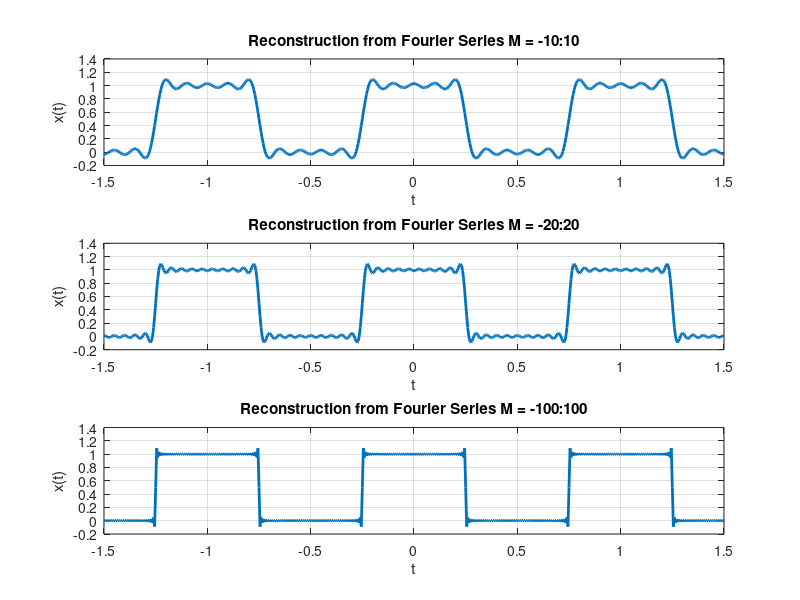

This figure's MATLAB source:
clc; clear all; close all
t = -1.5:0.005:1.5; %square wave duration
T = 1; %time period of square wave
T1 = 1/4; %duty cycle of square wave
w0 = 2*pi/T; %fundamental radian frequency of square wave
M = 10; %number of coefficients
k = -M:M; %2M+1 total coefficients to construct square wave
ak = sin(k*2*pi*(T1/T))./(k*pi);
ak(M+1) = 2*T1/T; % Manual correction for a0 ?> ak(M+1)
x = zeros(1,length(t));
for k = -M:M
x = x + ak(k+M+1)*exp(j*k*w0*t);
end
M = 20; %number of coefficients
k = -M:M; %2M+1 total coefficients to construct square wave
ak = sin(k*2*pi*(T1/T))./(k*pi);
ak(M+1) = 2*T1/T; % Manual correction for a0 ?> ak(M+1)
x2 = zeros(1,length(t));
for k = -M:M
x2 = x2 + ak(k+M+1)*exp(j*k*w0*t);
end
M = 100; %number of coefficients
k = -M:M; %2M+1 total coefficients to construct square wave
ak = sin(k*2*pi*(T1/T))./(k*pi);
ak(M+1) = 2*T1/T; % Manual correction for a0 ?> ak(M+1)
x3 = zeros(1,length(t));
for k = -M:M
x3 = x3 + ak(k+M+1)*exp(j*k*w0*t);
end
subplot(3,1,1)
plot(t,x,'lineWidth',2);
grid;
xlabel('t');
ylabel('x(t)');
title('Reconstruction from Fourier Series M = -10:10');
subplot(3,1,2)
plot(t,x2,'lineWidth',2);
grid;
xlabel('t');
ylabel('x(t)');
title('Reconstruction from Fourier Series M = -20:20');

subplot(3,1,3)
plot(t,x3,'lineWidth',2);
grid;
xlabel('t');
ylabel('x(t)');
title('Reconstruction from Fourier Series M = -100:100');

% ***************increasing the number of impulses results in increased nmr of harmonics  
